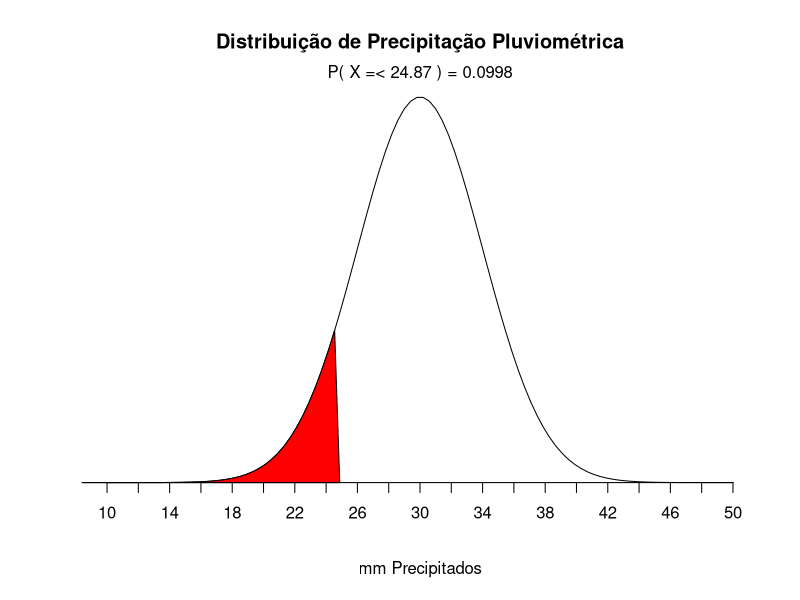
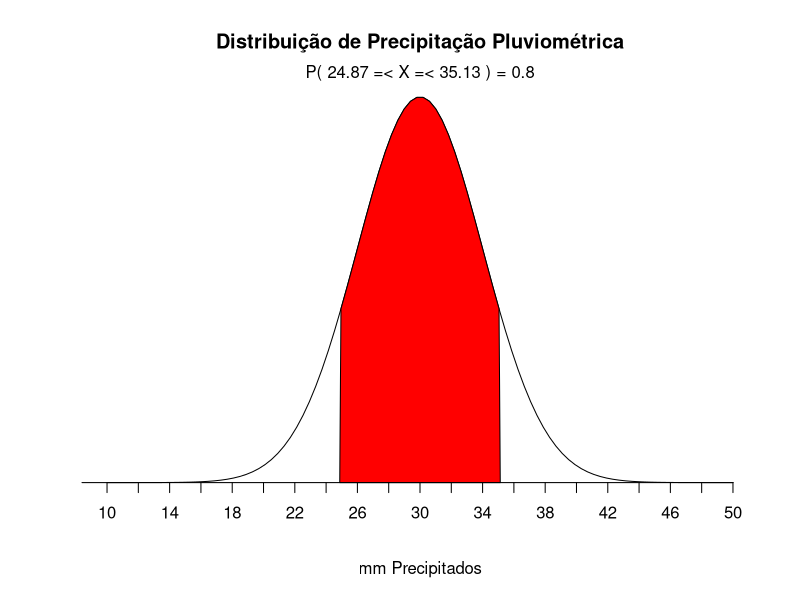
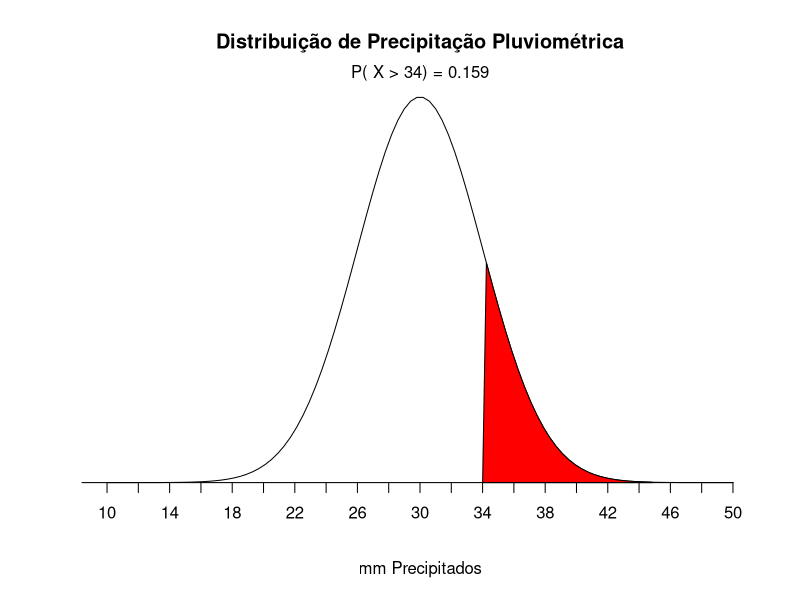

These figures' R source, in order:
## ---- chunk 1
knitr::opts_chunk$set(echo = TRUE)
## ---- chunk 2
mean = 30
sd = 4 # Variância 16, desvio padrão é 4
lb = 0
ub = round(qnorm(0.1,30,4, lower.tail = TRUE),2) # calculando o valor X que tenha equivalência de 10% na cauda inferior

x <- seq(-5,5,length=100)*sd + mean
hx <- dnorm(x,mean,sd)

plot(x, hx, type="n", xlab="mm Precipitados", ylab="",
  main="Distribuição de Precipitação Pluviométrica", axes=FALSE)

i <- x >= lb & x <= ub
lines(x, hx)
polygon(c(lb,x[i],ub), c(0,hx[i],0), col="red")

area <- pnorm(ub, mean, sd) - pnorm(lb, mean, sd)
result <- paste("P( X =<",ub,") =",
   signif(area, digits=3))
mtext(result,3)
axis(1, at=seq(0, 50, 2), pos=0)

## ---- chunk 3
mean=30
sd=4 # Variância 16, desvio padrão é 4
lb=round(qnorm(0.1,30,4, lower.tail = TRUE),2)
ub=round(qnorm(0.1,30,4, lower.tail = FALSE),2)

x <- seq(-5,5,length=100)*sd + mean
hx <- dnorm(x,mean,sd)

plot(x, hx, type="n", xlab="mm Precipitados", ylab="",
  main="Distribuição de Precipitação Pluviométrica", axes=FALSE)

i <- x >= lb & x <= ub
lines(x, hx)
polygon(c(lb,x[i],ub), c(0,hx[i],0), col="red")

area <- pnorm(ub, mean, sd) - pnorm(lb, mean, sd)
result <- paste("P(",lb, "=< X =<",ub,") =",
   signif(area, digits=3))
mtext(result,3)
axis(1, at=seq(0, 50, 2), pos=0)
## ---- chunk 4
p <- (1 - round(pnorm(34,30,4, lower.tail = TRUE),4))*50
sprintf("%.3f Meses", p)
## ---- chunk 5
mean=30
sd=4 # Variância 16, desvio padrão é 4
lb=34
ub=round(qnorm(0.9999,30,4, lower.tail = TRUE),2)

x <- seq(-5,5,length=100)*sd + mean
hx <- dnorm(x,mean,sd)

plot(x, hx, type="n", xlab="mm Precipitados", ylab="",
  main="Distribuição de Precipitação Pluviométrica", axes=FALSE)

i <- x >= lb & x <= ub
lines(x, hx)
polygon(c(lb,x[i],ub), c(0,hx[i],0), col="red")

area <- pnorm(ub, mean, sd) - pnorm(lb, mean, sd)
result <- paste("P( X > 34) =",
   signif(area, digits=3))
mtext(result,3)
axis(1, at=seq(0, 50, 2), pos=0)
